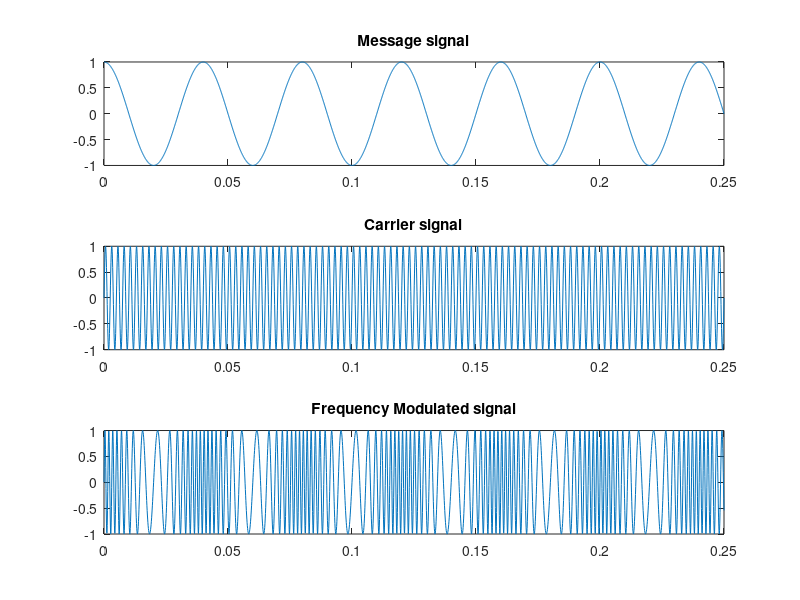

The MATLAB source for this figure:
clc;
close all;
fm=25;
t=0:0.0001:.25;
m=cos(2*pi*fm*t);
subplot(3,1,1);
plot(t,m);
title('Message signal');
fc=400;
c=sin(2*pi*fc*t);
subplot(3,1,2);
plot(t,c);
title('Carrier signal');
mf=10;
y=sin(2*pi*fc*t+mf.*(sin(2*pi*fm*t)));
subplot(3,1,3);
plot(t,y);
title('Frequency Modulated signal');